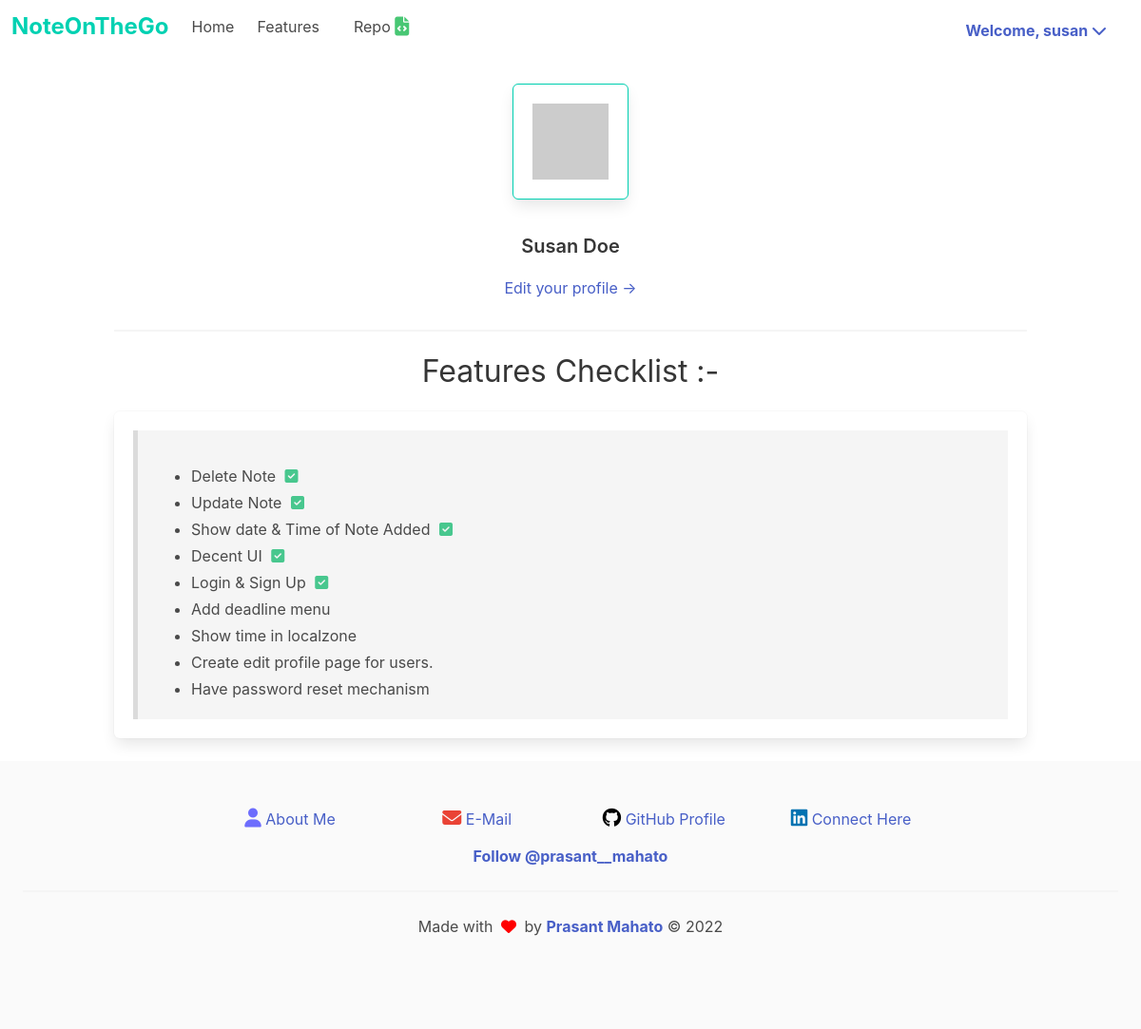
Before: /user/susan (signed in) with the older database file.
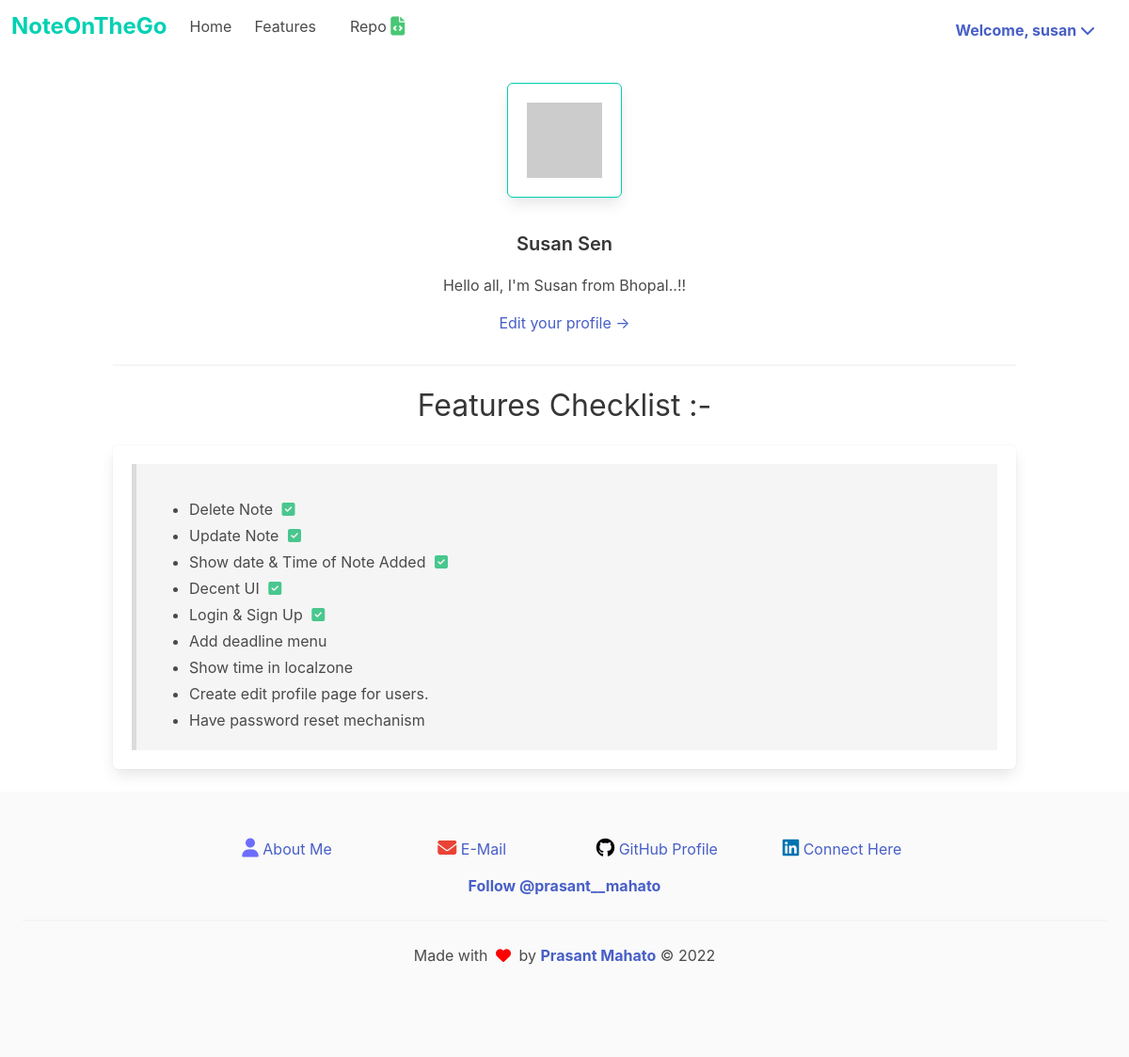
After: the same page with the newer database file.
### app/model.py (models this page shows, shortened)
class User(UserMixin, db.Model):
    id = db.Column(db.Integer, primary_key=True)
    username = db.Column(db.String(64), index=True, unique=True)
    about_me = db.Column(db.String(64), nullable=True)
    first_name = db.Column(db.String(64))
    last_name = db.Column(db.String(64))
    email = db.Column(db.String(120), index=True, unique=True)
    password_hash = db.Column(db.String(128))
    notes = db.relationship('Todo', backref='author', lazy='dynamic')
    def avatar(self, profile_image, size):
        digest = md5(self.email.lower().encode('utf-8')).hexdigest()
        return 'https://www.gravatar.com/avatar/{}?d={}&s={}'.format(digest,profile_image, size)

### app/routes.py (the view)
@app.route('/user/<username>', methods=['GET', 'POST'])
@login_required
def user(username):
    user = User.query.filter_by(username=username).first_or_404()
    return render_template('user.html', user=user)

### app/model.py (called while the page is built)
@login.user_loader
def load_user(id):
    return User.query.get(int(id))

### app/templates/user.html
{% extends 'base.html' %}
{% block content %}
<div class="container content">
    <table>
        <tr valing='top'>
            <td class="content">
                <figure>
                        <img src="{{ user.avatar('robohash', size='128') }}" style="border: 1px solid hsl(171, 100%, 41%);" class="box">
                </figure>
                <p class="is-text is-size-5 title">
                    {{ user.first_name }} {{ user.last_name  }}
                </p>
                {% if user.about_me %}
                    <p>{{ user.about_me }} </p>
                {% endif %}
                {% if user == current_user %}
                <p><a href=" {{ url_for('edit_profile') }}  ">Edit your profile <span>&rightarrow;</span></a></p>
                {% endif %}
            </td>
        </tr>
    </table>
    <hr>
</div>
{% endblock %}

### app/templates/base.html (shortened to what this page needs)
<!DOCTYPE html>
<html lang="en">
<head>
    <link rel="stylesheet" type="text/css" href="{{ url_for('static', filename='css/bulma.min.css') }}">
    <link rel="stylesheet" type="text/css" href="{{ url_for('static', filename='css/main.css') }}">
</head>
<body>
    <nav class="navbar" role="navigation" aria-label="main navigation">
        <div class="navbar-brand">
          <a class="navbar-item" href="{{ url_for('index') }} ">
            <div class="content control has-text-primary is-size-4">
                <strong>NoteOnTheGo</strong>
            </div>
          </a>
        </div>
        <div id="navbarBasicExample" class="navbar-menu">
          <div class="navbar-start">
            <a class="navbar-item" href="{{ url_for('index') }}">
              Home
            </a>
            <a class="navbar-item" href="#c2" style="scroll-behavior: smooth;">
              Features
            </a>
            <div class="navbar-item">
              <p class="control">
                <a class="navbar-item" href="https://github.com/prasantmahato/Noteonthego" style="scroll-behavior: smooth;" target="_blank">
                  <span>Repo</span>
                  <span class="icon is-size-5">
                    <i class="fas fa-file-code"></i>
                  </span>
                </a>
              </p>
            </div>
          </div>
          <div class="navbar-end">
            <div class="navbar-item">
              <div class="buttons">
                {% if not current_user.is_anonymous %}
                  <div class="navbar-item has-dropdown is-hoverable pr-5">
                    <a class="dropdown-link" id="uppercase">
                      <strong>
                      Welcome, {{ current_user.username }} <i class="fas fa-chevron-down"></i>
                      </strong>
                    </a>
                  </div>
                {% endif %}
              </div>
            </div>
          </div>
        </div>
      </nav>
    <div class="conatainer content has-text-centered pt-5">
        {% block content %}
        {% endblock %}
    </div>
    <div class="title conatainer has-text-centered" id="c2">
      <h2>
        Features Checklist :-
      </h2>
    </div>
    <div class="container box content">
      <blockquote>
        <ul>
          <li>
            Delete Note
            <span class="icon has-text-success "><i class="fas fa-check-square"></i></span>
          </li>
          <li>
            Update Note
            <span class="icon has-text-success "><i class="fas fa-check-square"></i></span>
          </li>
          <li>
            Show date & Time of Note Added
            <span class="icon has-text-success "><i class="fas fa-check-square"></i></span>
          </li>
          <li>
            Decent UI
            <span class="icon has-text-success "><i class="fas fa-check-square"></i></span>
          </li>
          <li>
            Login & Sign Up
            <span class="icon has-text-success "><i class="fas fa-check-square"></i></span>
          </li>
          <li>Add deadline menu</li>
          <li>Show time in localzone</li>
          <li>Create edit profile page for users.</li>
          <li>Have password reset mechanism</li>
        </ul>
      </blockquote>
    </div>
    <footer class="footer">
      <div class="content has-text-centered">
          <div class="columns is-tablet is-3 ">
            <div class="column" id="removeDiv"></div>
            <div class="column button is-outlined is-ghost">
              <i class="is-size-5 fas fa-user"></i>
              <a href="https://prasantmahato.github.io" target="_blank"> About Me</a>
            </div>
            <div class="column button is-outlined is-ghost">
              <i class="is-size-5 fas fa-envelope"></i>
              <a href="mailto:prasantmahato33@gmail.com" target="_blank"> E-Mail</a>
            </div>
            <div class="column button is-outlined is-ghost">
              <i class="is-size-5 fab fa-github"></i>
              <a href="https://github.com/prasantmahato" target="_blank"> GitHub Profile</a>
            </div>
            <div class="column button is-outlined is-ghost">
              <i class="is-size-5 fab fa-linkedin"></i>
              <a href="https://www.linkedin.com/in/prasant-mahato/" target="_blank"> Connect Here</a>
            </div>
            <div class="column" id="removeDiv"></div>
          </div>
        <strong>
          <a href="https://twitter.com/prasant__mahato?ref_src=twsrc%5Etfw" class="twitter-follow-button" data-size="large" data-show-count="false">
            Follow @prasant__mahato
          </a>
        </strong>
        <hr>
        <div>
          Made with <span class="icon" style="color: red;">
            <i class="fas fa-heart"></i>
          </span> by
          <strong><a href="https://prasantmahato.github.io">Prasant Mahato</a></strong>
          &copy;
          <span id="copyright">
          </span>
      </div>
      </div>
    </footer>
</body>
</html>

### app/static/css/main.css (style rules this page uses)
.fa-user { color: rgb(109, 109, 253); }
.fa-envelope { color: #ea4335; }
.fa-github { color: black; }
.fa-linkedin { color: #0072b1; }
.fa-file-code { color: hsl(141, 53%, 53%); }

Changed rows visible on the page:
changed User "Susan": last_name "Doe" → "Sen"; about_me (not shown) → "Hello all, I'm Susan from Bhopal..!!"
